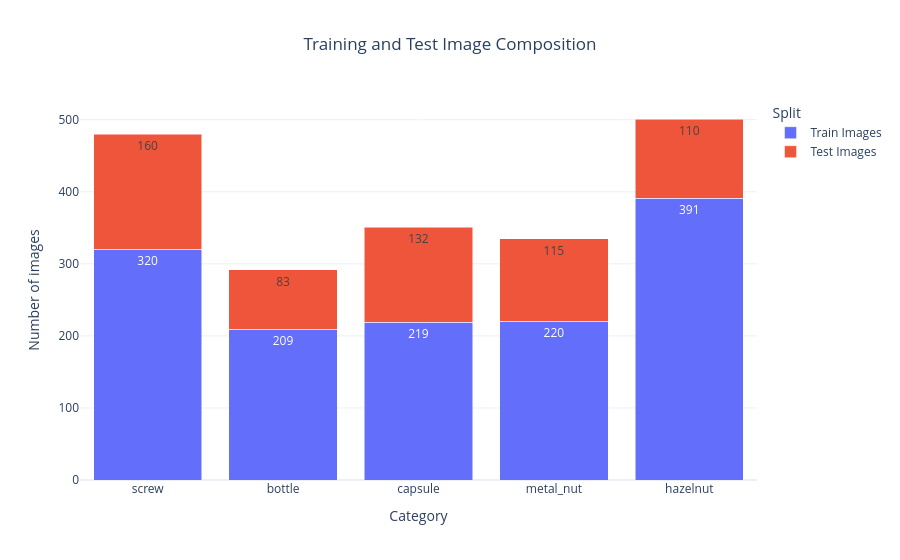

The code cell stored with this chart in its notebook:
### Markdown cell above
## Plotly — Train and Test Composition

### Code cell
train_test_df = summary_df.melt(
    id_vars="Category",
    value_vars=[
        "Train Images",
        "Test Images"
    ],
    var_name="Split",
    value_name="Images",
)

fig = px.bar(
    train_test_df,
    x="Category",
    y="Images",
    color="Split",
    barmode="stack",
    text_auto=True,
    title="Training and Test Image Composition",
    labels={
        "Images": "Number of images"
    },
    template="plotly_white",
)

fig.update_layout(
    height=560,
    title_x=0.5
)

fig.show()

save_plotly_figure(
    fig,
    "Training and Test Image Composition",
    width=1200,
    height=720
)

### Figure 1 — Plotly figure (JSON) as saved in the notebook; plotly's stock layout.template omitted (floating-point values rounded to 4 significant figures)
{"data": [{"hovertemplate": "Split=Train Images<br>Category=%{x}<br>Number of images=%{y}<extra></extra>", "legendgroup": "Train Images", "marker": {"color": "#636efa", "pattern": {"shape": ""}}, "name": "Train Images", "orientation": "v", "showlegend": true, "textposition": "auto", "texttemplate": "%{y}", "type": "bar", "x": ["screw", "bottle", "capsule", "metal_nut", "hazelnut"], "xaxis": "x", "y": [320, 209, 219, 220, 391], "yaxis": "y"}, {"hovertemplate": "Split=Test Images<br>Category=%{x}<br>Number of images=%{y}<extra></extra>", "legendgroup": "Test Images", "marker": {"color": "#EF553B", "pattern": {"shape": ""}}, "name": "Test Images", "orientation": "v", "showlegend": true, "textposition": "auto", "texttemplate": "%{y}", "type": "bar", "x": ["screw", "bottle", "capsule", "metal_nut", "hazelnut"], "xaxis": "x", "y": [160, 83, 132, 115, 110], "yaxis": "y"}], "layout": {"barmode": "stack", "height": 560, "legend": {"title": {"text": "Split"}, "tracegroupgap": 0}, "title": {"text": "Training and Test Image Composition", "x": 0.5}, "xaxis": {"anchor": "y", "domain": [0, 1], "title": {"text": "Category"}}, "yaxis": {"anchor": "x", "domain": [0, 1], "title": {"text": "Number of images"}}}}
